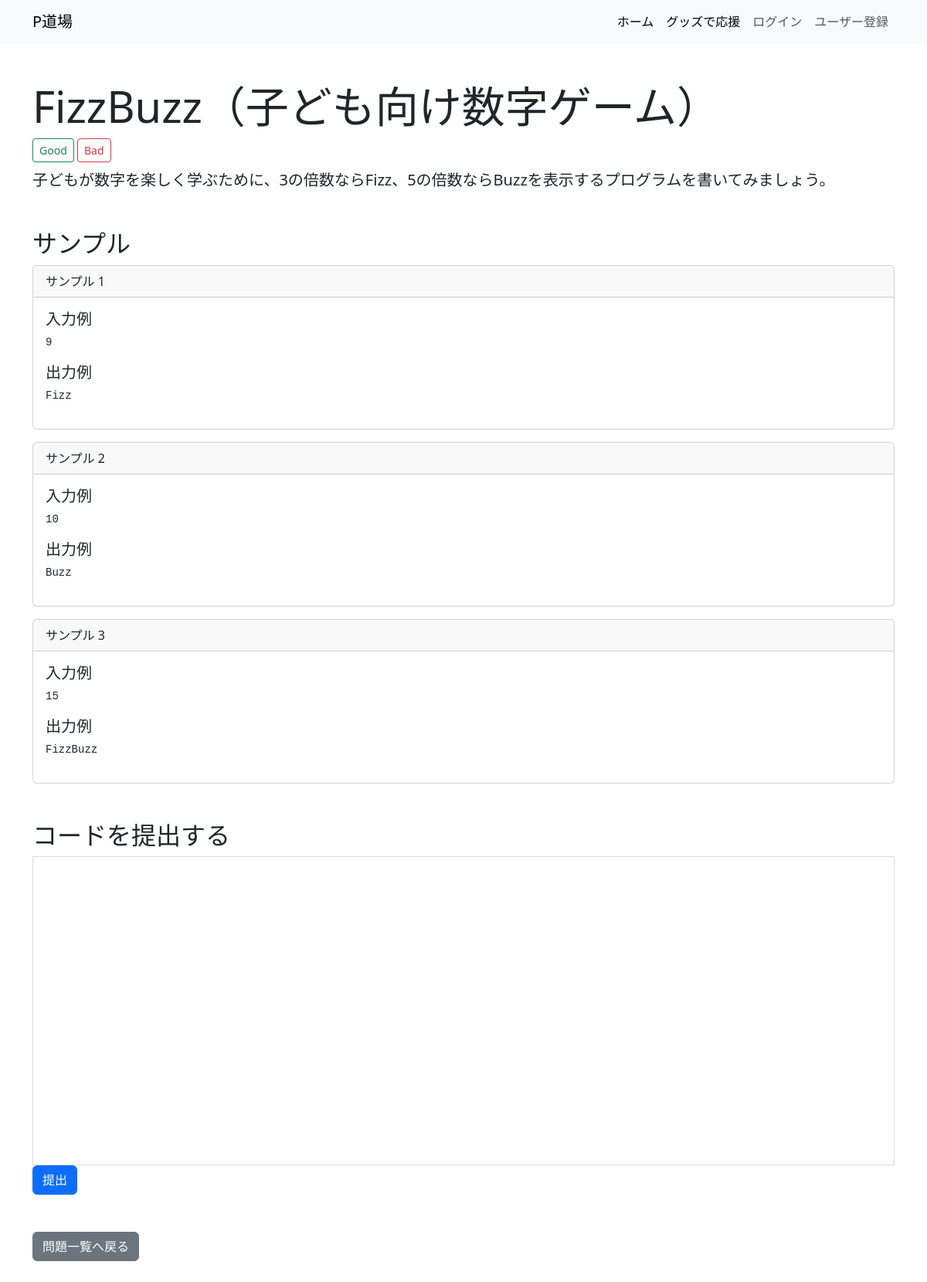
Screenshot of /problem/6 with the database file from the repository.
### app.py (models this page shows, shortened)
class Problem(db.Model):
    id = db.Column(db.Integer, primary_key=True)
    title = db.Column(db.String(200), nullable=False)
    description = db.Column(db.Text, nullable=False)

class TestCase(db.Model):
    id = db.Column(db.Integer, primary_key=True)
    problem_id = db.Column(db.Integer, db.ForeignKey('problem.id'), nullable=False)
    input_data = db.Column(db.Text, nullable=True)
    expected_output = db.Column(db.Text, nullable=True)
    problem = db.relationship('Problem', backref=db.backref('test_cases', lazy=True))

### app.py (the view)
@app.route('/problem/<int:problem_id>')
def problem(problem_id):
    problem = Problem.query.get_or_404(problem_id)
    return render_template('problem.html', problem=problem, problem_id=problem.id, user_code="", hint_params={})

### templates/problem.html (shortened to what this page needs)
<!DOCTYPE html>
<html>
  <head>
    <link
      href="https://cdn.jsdelivr.net/npm/bootstrap@5.3.0/dist/css/bootstrap.min.css"
      rel="stylesheet"
    />
  </head>
  <body>
    <nav class="navbar navbar-expand-lg navbar-light bg-light">
      <div class="container">
        <a class="navbar-brand" href="{{ url_for('index') }}">P道場</a>
        <div class="collapse navbar-collapse" id="navbarNav">
          <ul class="navbar-nav ms-auto">
            <li class="nav-item">
              <a
                class="nav-link active"
                aria-current="page"
                href="{{ url_for('index') }}"
                >ホーム</a
              >
            </li>
            <li class="nav-item">
              <a
                class="nav-link active"
                aria-current="page"
                href="{{ url_for('support') }}"
                >グッズで応援</a
              >
            </li>
            {% if current_user.is_authenticated %}
            <li class="nav-item">
              <a class="nav-link" href="{{ url_for('submissions') }}"
                >提出履歴</a
              >
            </li>
            <li class="nav-item">
              <a class="nav-link" href="{{ url_for('logout') }}">ログアウト</a>
            </li>
            {% else %}
            <li class="nav-item">
              <a class="nav-link" href="{{ url_for('login') }}">ログイン</a>
            </li>
            <li class="nav-item">
              <a class="nav-link" href="{{ url_for('register') }}"
                >ユーザー登録</a
              >
            </li>
            {% endif %}
          </ul>
        </div>
      </div>
    </nav>
    <div class="container my-5">
      <div class="mb-5">
        <h1 class="display-4">{{ problem.title }}</h1>
        <div class="mb-2">
          <button
            class="btn btn-sm btn-outline-success"
            onclick="sendFeedback('problem', '{{ problem.id }}', 'good')"
          >
            Good
          </button>
          <button
            class="btn btn-sm btn-outline-danger"
            onclick="sendFeedback('problem', '{{ problem.id }}', 'bad')"
          >
            Bad
          </button>
        </div>
        <p class="lead">{{ problem.description }}</p>
      </div>
      <div class="mb-5">
        <h2>サンプル</h2>
        {% for test in problem.test_cases %}
        <div class="card mb-3">
          <div class="card-header">サンプル {{ loop.index }}</div>
          <div class="card-body">
            <h5 class="card-title">入力例</h5>
            <pre>{{ test.input_data }}</pre>
            <h5 class="card-title">出力例</h5>
            <pre>{{ test.expected_output }}</pre>
          </div>
        </div>
        {% endfor %}
      </div>
      <div class="mb-5">
        <h2>コードを提出する</h2>
        <form
          id="codeForm"
          action="{{ url_for('submit', problem_id=problem_id) }}"
          method="post"
        >
          <div id="codeEditor"></div>
          <button type="submit" class="btn btn-primary">提出</button>
        </form>
      </div>
      <a href="{{ url_for('index') }}" class="btn btn-secondary"
        >問題一覧へ戻る</a
      >
    </div>
  </body>
</html>

### templates/problem.html (style rules this page uses)
#codeEditor { width: 100%; height: 400px; border: 1px solid #ddd; }

### rows the page displays
Problem: title "FizzBuzz（子ども向け数字ゲーム）", description "子どもが数字を楽しく学ぶために、3の倍数ならFizz、5の倍数ならBuzzを表示するプログラムを書いてみましょう。"
TestCase: input_data "9", expected_output "Fizz"
TestCase: input_data "10", expected_output "Buzz"
TestCase: input_data "15", expected_output "FizzBuzz"
